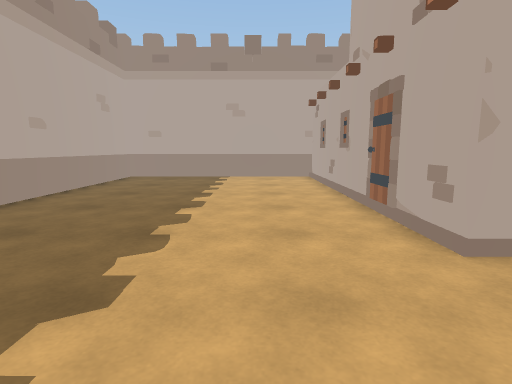
[1] (above)

24 first-person views from a walk through a 3-D level made in the Unity game engine. The camera is 1.2 m above the floor, tilts 8° down and sees 80° across. The floor is counted in squares, 1 m on a side. Each view is taken from the middle of a square. On the plan, view 1 faces up. The plan holds only what a view shows up to about 13 squares ahead; the rest is blank. The place goes on beyond the plan.

[2]
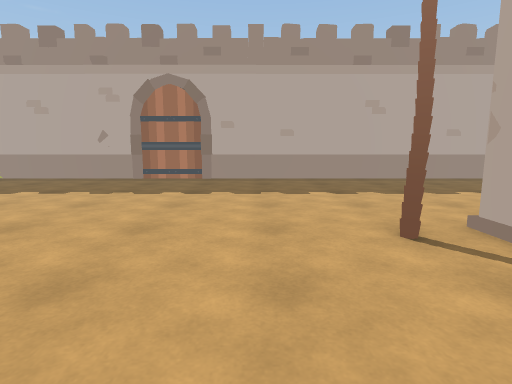

[3]
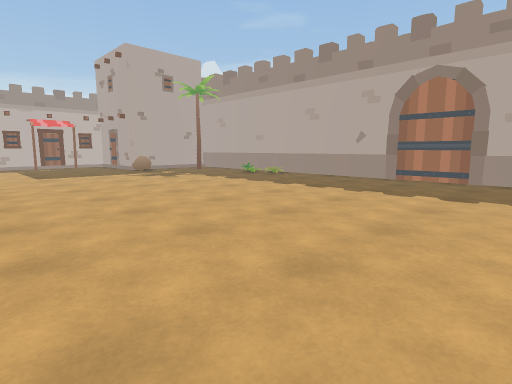

[4]
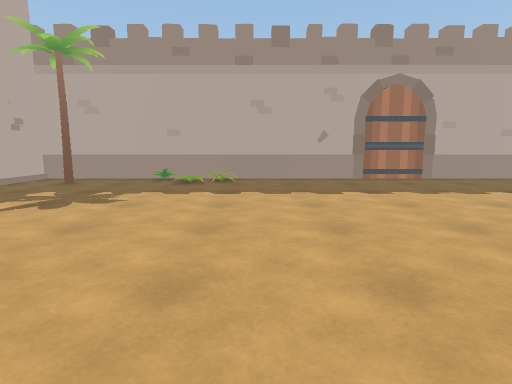

[5]
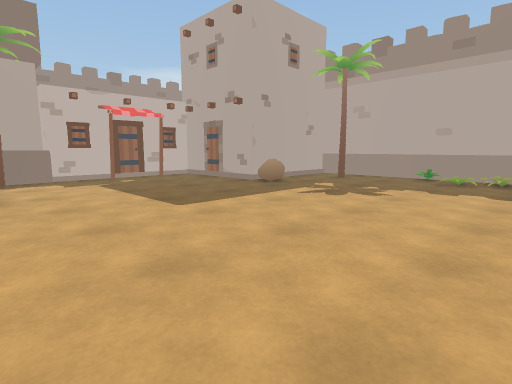

[6]
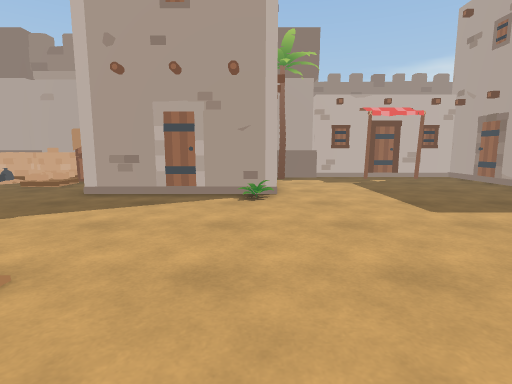

[7]
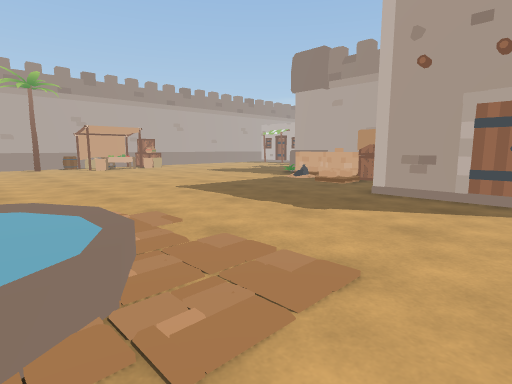

[8]
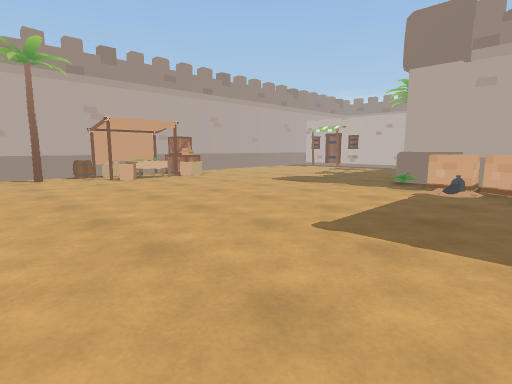

[9]
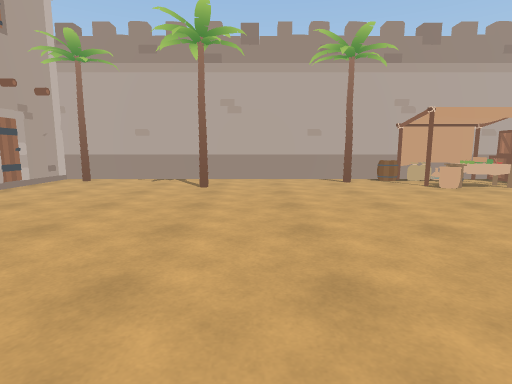

[10]
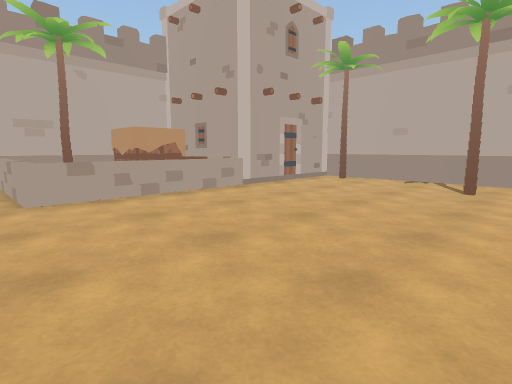

[11]
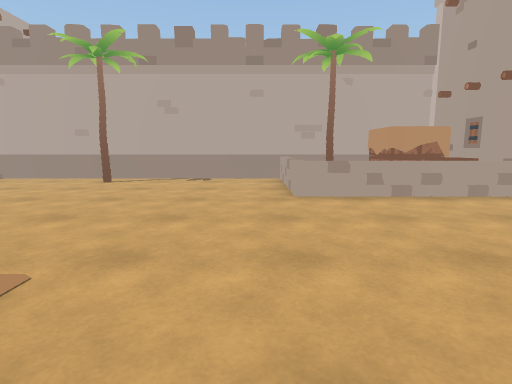

[12]
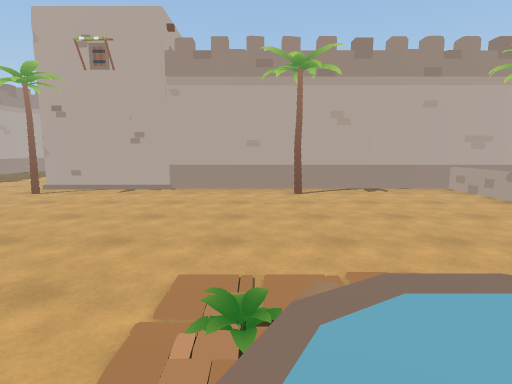

[13]
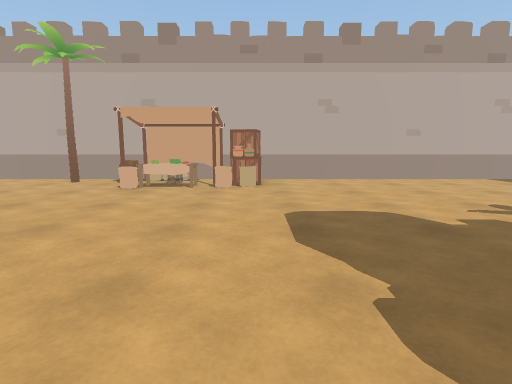

[14]
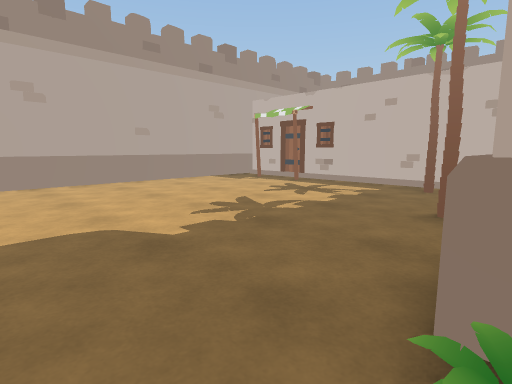

[15]
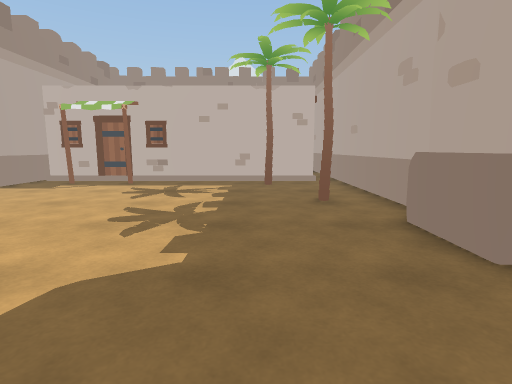

[16]
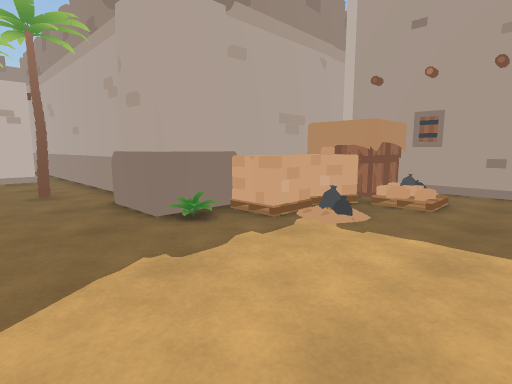

[17]
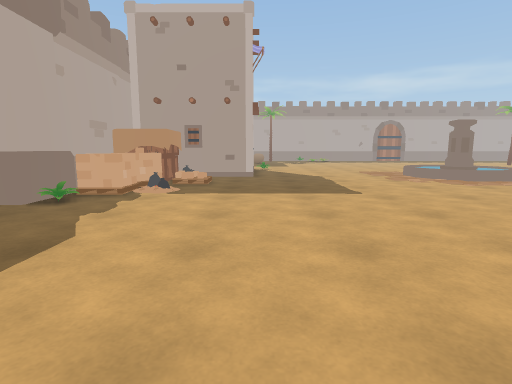

[18]
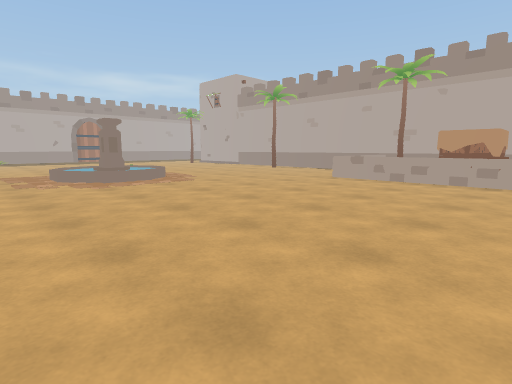

[19]
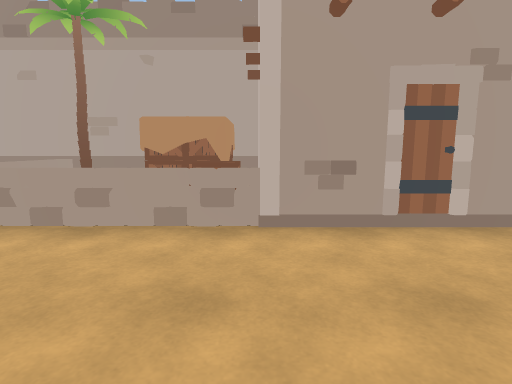

[20]
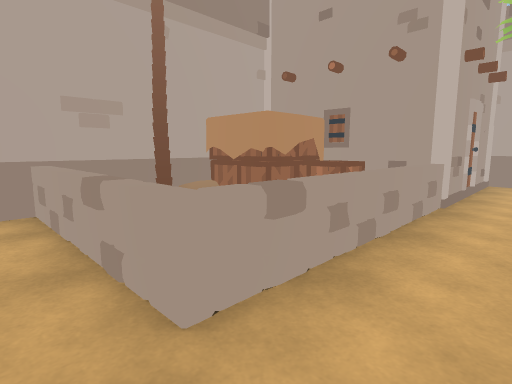

[21]
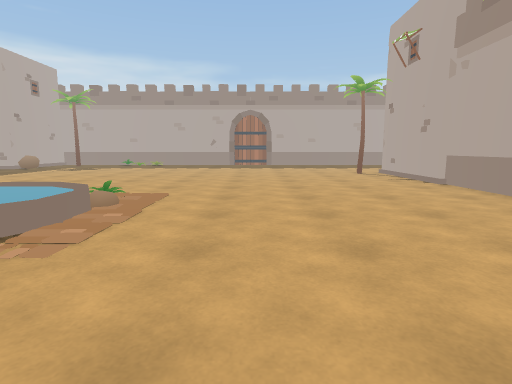

[22]
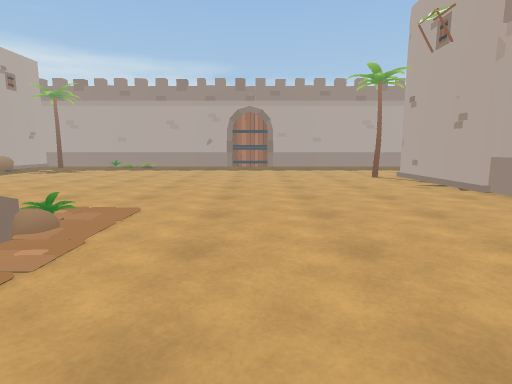

[23]
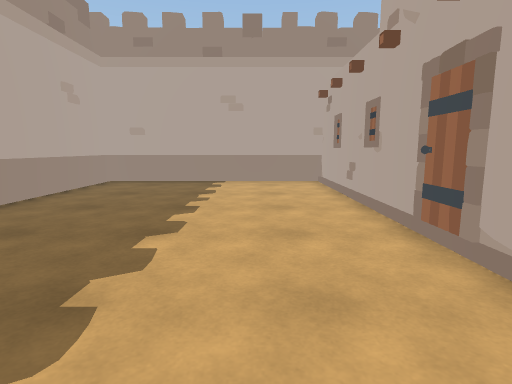

[24]
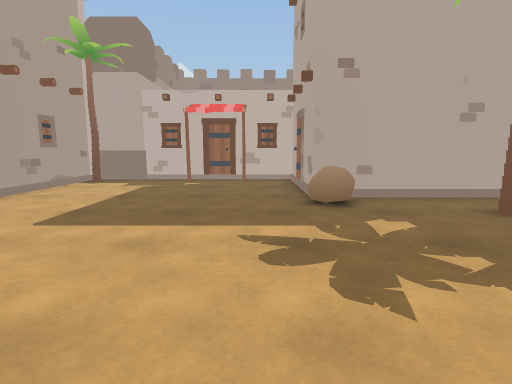

### Floor plan
Key: @ floor where view 1 was taken; # wall or solid block; . floor; / step, stairs or slope; O other object.
Columns run from 6 left of view 1 to 31 right of it. Each row starts with its distance up from view 1.
 14 ##########
 13 #........O
 12 #........O
 11 #........O
 10 #........O
  9 #........O
  8 #........O
  7 #........O
  6 #.......OO
  5 #........O   O
  4 #........#######################
  3 #........................O  OOOO
  2 #........O.........O.....O OOOOO
  1 #........................O  OOOO
  0 #.....@..................O    OO
 -1 #........................OOOOOOOOOOOO#
 -2 #...................................##
 -3 #...................................O#
 -4 #...................................##
 -5 #...................................##
 -6 #................O//................##
 -7 #................/   .............O.##
 -8 #................    /..............##
 -9 #................/   /..............##
-10 #O................/ /...............##
-11 #.O.................................##
-12 #..................................O##
-13 #O..................................##
-14 #...................................O#
-15 #................................OOOO#
-16 #.O..O............................OOO
-17 #....OO.......OOOOO...............O.#
-18 #OOOOO........O   O...............OO##
-19      O........O   O..O............OOO#
-20      OO.......O   OOO.O ............##
-21      O....O..OO   O OOOOO...........##
-22      OOOOOOO##O   O  OOO##..........##
-23      O     O#       ######..........##
-24                          #..........##
-25                          #..........##
-26                          #O.........##
-27                          #..........##
-28                          #..........##
-29                          #..O.......##
-30                          #......O...#
-31                          #OOOOOOOOOOO
-32                          #O         O

Positions as (right, up) in squares from view 1, and headings:
1: (0, 0), facing up
2: (7, 0), facing left
3: (7, 0), facing down-left
4: (7, -9), facing left
5: (8, -9), facing down-left
6: (8, -9), facing down
7: (9, -9), facing down-right
8: (15, -10), facing down-right
9: (18, -9), facing right
10: (18, -9), facing up-right
11: (18, -9), facing up
12: (11, -9), facing up
13: (18, -19), facing right
14: (19, -20), facing down-right
15: (22, -19), facing down
16: (22, -17), facing down-left
17: (26, -17), facing left
18: (26, -13), facing up-left
19: (25, -6), facing up
20: (18, -3), facing up-right
21: (18, -3), facing left
22: (16, -3), facing left
23: (0, 2), facing up
24: (1, -10), facing down
